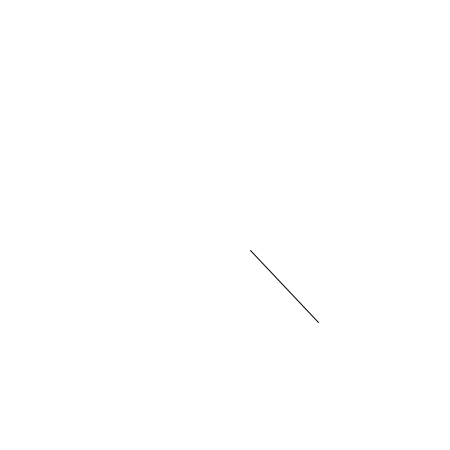
Frame 1 (no input)
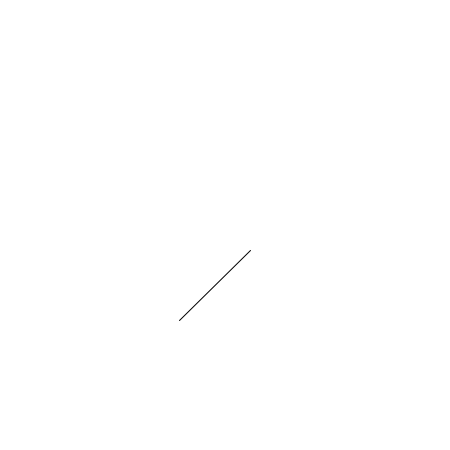
Frame 60 (the mouse pressed at the canvas centre just before this capture)
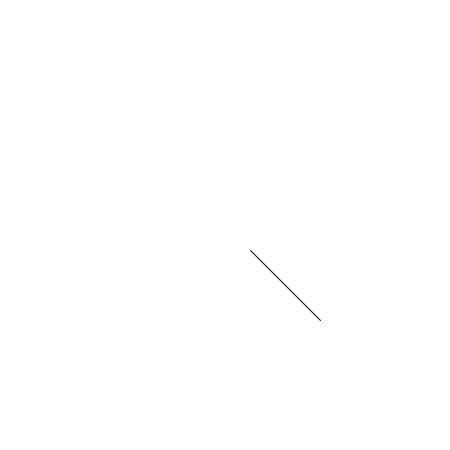
Frame 120 (the mouse held since frame 60 and released just before this capture)

The Processing sketch that drew these frames (run headless with seeded random() and noise(); from frame 60 on, the mouse is pressed at the canvas centre):

// Processing sketch: processing_30359
// ── processing_30359.pde

float m = 1;                                              // Pendula mass
float g = 9.8;                                            // Acceleration due to gravity
float b = 0;                                              // Damping
float dt = 0.005;                                          // Simulation time
float T = 10;                                             // Period of one complete cycle
float d = 0.01;                                           // Pendula separation distance
int N = 51;                                             // Full cycles completed by the longest pendulum
int n = 15-1;                                           // Number of pendula minus 1

float l = 100;
float q = 0.25*PI;                            // Initial angle
float qd = 0;                                  // Initial velocity
float qdd = (-m*g*l*sin(q)-b*qd)/(m*l*l);    

void setup()
{
  size(450, 450);
  frameRate(30);
  smooth();

}

void draw()
{
  for (float j=0; j<T*2; j+=dt)
  {
  background(255);

    line(250, 250, 250+l*sin(q), 250+l*cos(q));

    qd += qdd*dt;                            // Initial angle
    q += qd*dt;                                  // Initial velocity
    qdd = (-m*g*l*sin(q)-b*qd)/(m*l*l);          // Initial acceleration
//    delay(int(dt*1000));
  }
}  
                
